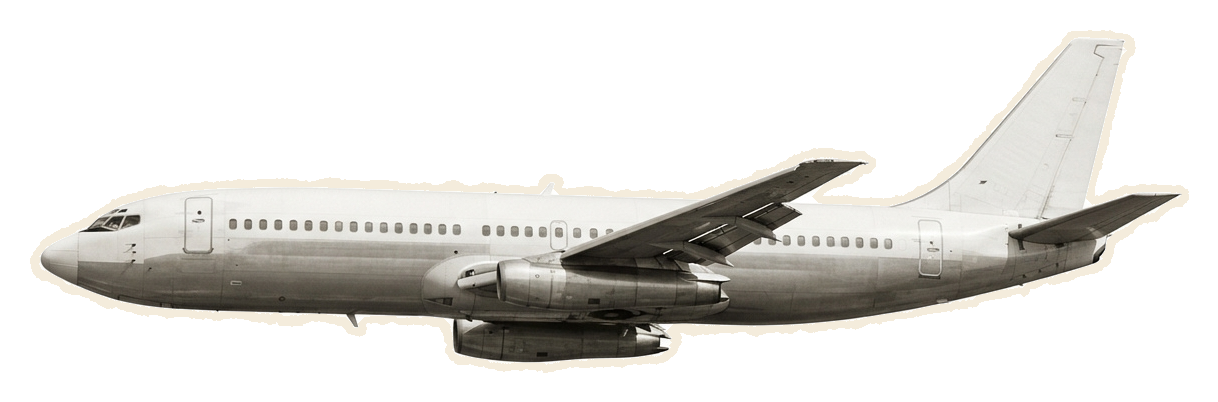
#> input picture sisyphus/proj/cut/airplane.png, 1218 x 402 px, given in place of eyes.png, which was not available
$ python sound.py
#> lines starting #> are read from the running program, lines starting #| are printed output that depends on the picture; after the words box and inside, x2 and y2 are one past the last pixel; in counts of white or black regions, pixels touching at a corner belong together
### stage-fright/tools/engine.py
"""engine.py - vertical (1080x1920) torn-paper stop-motion engine with 2.5D camera helpers.
Based on the basira paper engine: 12 fps boil, paper grain, vignette, right->left tear transitions."""
import os, math, functools
import numpy as np
from PIL import Image, ImageDraw, ImageFilter, ImageEnhance
from scipy import ndimage

W, H, FPS = 1080, 1920, 12
NAVY = (24, 34, 54)
CREAM = (244, 236, 220)
ROOT = os.path.dirname(os.path.dirname(os.path.abspath(__file__)))
CUT = os.path.join(ROOT, "build", "cut")
FRAMES = os.path.join(ROOT, "build", "frames")
SRC = os.path.join(ROOT, "src")
for d in (CUT, FRAMES):
    os.makedirs(d, exist_ok=True)

# ------------------------------------------------------------------ cut-outs
# [29 lines left out: function cutout, not called in this run]

@functools.lru_cache(None)
def load(name):
    return Image.open(os.path.join(CUT, name + ".png")).convert("RGBA")

# [4 lines left out: function scaled, not called in this run]

@functools.lru_cache(None)
def pieces(name, min_px=5000):
    a = np.asarray(load(name)); m = a[..., 3] > 0
    lab, n = ndimage.label(m)
    sizes = ndimage.sum(m, lab, range(1, n + 1))
    out = []
    for k in [i + 1 for i in range(n) if sizes[i] > min_px]:
        ys, xs = np.where(lab == k)
        sub = a.copy(); sub[lab != k, 3] = 0
        out.append((round(ys.mean() / 150), xs.mean(),
                    Image.fromarray(sub, "RGBA").crop((xs.min(), ys.min(), xs.max() + 1, ys.max() + 1))))
    return [im for _, _, im in sorted(out, key=lambda p: (p[0], p[1]))]

# [4 lines left out: function piece_h, not called in this run]

# ------------------------------------------------------------------ textures
_rng = np.random.default_rng(3)
def _texture():
    h, w = H + 40, W + 40
    low = ndimage.gaussian_filter(_rng.standard_normal((h, w)), 40); low /= np.abs(low).max()
    mid = ndimage.gaussian_filter(_rng.standard_normal((h, w)), 3); mid /= np.abs(mid).max()
    fib = np.zeros((h, w))
    for _ in range(1100):
        x, y = _rng.integers(0, w), _rng.integers(0, h)
        L = _rng.integers(10, 40); ang = _rng.uniform(0, math.pi)
        for t in range(L):
            xx, yy = int(x + t * math.cos(ang)), int(y + t * math.sin(ang))
            if 0 <= xx < w and 0 <= yy < h: fib[yy, xx] = 1
    return low * 8 + mid * 4 + ndimage.gaussian_filter(fib, 0.7) * 10
TEX = _texture()
_yy, _xx = np.mgrid[0:H, 0:W]
VIG = (1 - 0.34 * (((_xx - W / 2) / (W / 2)) ** 2 * 0.8 + ((_yy - H / 2) / (H / 2)) ** 2) ** 1.2)[..., None]

# [29 lines left out: functions grain, bg_img, cam, not called in this run]

def jit(f, seed, px=2.5, deg=0.6):
    r = np.random.default_rng(seed * 7919 + f)
    return r.normal(0, px), r.normal(0, px), r.normal(0, deg)

# [4 lines left out: function step, not called in this run]

def lin(t, t0, t1):
    return float(np.clip((t - t0) / (t1 - t0), 0, 1))

def smooth(t, t0, t1):
    u = lin(t, t0, t1); return u * u * (3 - 2 * u)

# [90 lines left out: functions safe, paste, tint, perspective_coeffs, swing, glow_spot and 4 more, not called in this run]

# ------------------------------------------------------------------ render loop
class Scene:
    def __init__(self, t0, draw, rip=True):
        self.t0, self.draw, self.rip = t0, draw, rip

RIP = 0.5

# [26 lines left out: functions frame, contact_sheet, encode, not called in this run]

### stage-fright/tools/film.py
"""film.py - «رهبة» : vertical 3D paper short (28 s, 12 fps stop-motion).
Usage: python3 tools/film.py START END   (frame range)"""
import sys, os, math, functools
sys.path.insert(0, os.path.dirname(__file__))
import numpy as np
from PIL import Image, ImageDraw, ImageFilter, ImageEnhance
from scipy import ndimage
import engine as E
from engine import W, H, FPS, paste, scaled, step, smooth, lin, jit

DUR = 33.0
SRCW = 756                                    # all backgrounds are 756x1344

# ------------------------------------------------------------------ world helpers
class World:
    """A background at `scale` x cover size; things are pasted in source-pixel coords, then a camera crops it."""
    # [33 lines left out: functions __init__, put, shot, blurred, sized, not called in this run]

def navy_paper():
    return Image.new("RGBA", (W, H), E.NAVY + (255,))

# [4 lines left out: function darken, not called in this run]

EYES = E.pieces("eyes")
#> in load, returned value is the input picture: PIL image 1218x402 RGBA; mean R, G, B, A 58.6, 57.2, 54.1, 89.9
#> in pieces, `m = a[..., 3] > 0`:
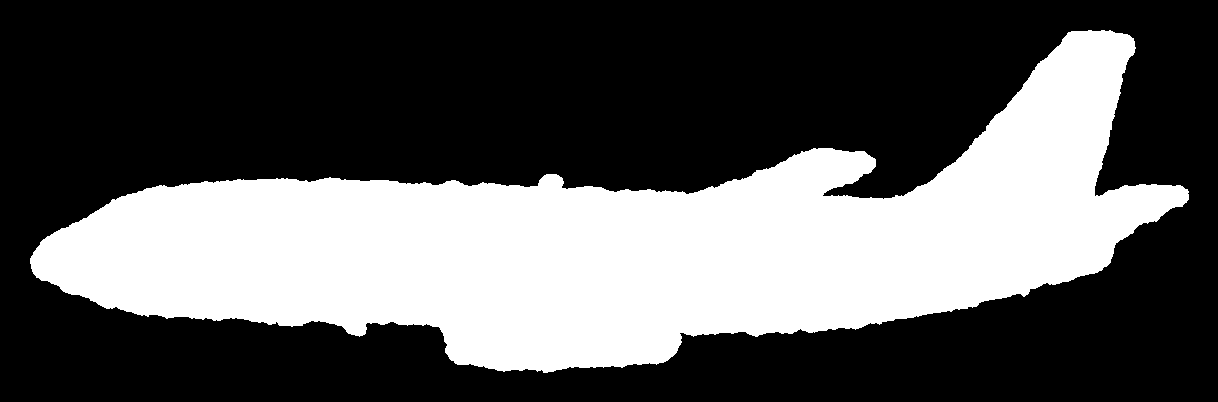
#> m: shape (402, 1218) bool; 35.2% white; 1 white region, box (x1, y1, x2, y2) and area: (30, 30, 1189, 373) 172586
#> in pieces, `lab, n = ndimage.label(m)`: n = 1
#> in pieces, `sizes = ndimage.sum(m, lab, range(1, n + 1))`: sizes = [172586]
#> the loop in pieces, `for k in [i + 1 for i in range(n) if sizes[i] > min_px]:` made 1 pass
#> after the loop in pieces, `for k in [i + 1 for i in range(n) if sizes[i] > min_px]:`: out = 1 item
#> EYES = 1 item
# [7 lines left out: function eye, not called in this run]

def blinking(i, f):
    return (f + i * 17) % 41 in (0,)

# ------------------------------------------------------------------ 1. city (0 - 3.0)
# [58 lines left out: functions city_layers, crop_layer, city, hallway, not called in this run]

# ------------------------------------------------------------------ 3. the door (7.5 - 12.0)
DOOR = dict(x0=410, x1=590, top=512, bottom=928)        # door cut-out placed over the open arch (src px)

# [29 lines left out: function door_scene, not called in this run]

# ------------------------------------------------------------------ 4. lecture hall - the eyes (12.0 - 17.0)
EYE_POS = [(380, 610, 120), (190, 700, 150), (560, 690, 150), (300, 790, 175), (470, 800, 180), (130, 860, 200),
           (630, 870, 205), (390, 520, 105), (240, 590, 120), (530, 575, 120), (380, 900, 230), (90, 640, 135)]
EYE_T = [12.7 + i * 0.24 for i in range(12)]
BEATS = []
_tb = 12.6
while _tb < 17.0:
    BEATS.append(_tb); _tb += max(0.32, 0.75 - (_tb - 12.6) * 0.11)

# [99 lines left out: functions beat_pulse, lecture, orbit, lamp, room_phone, room_floor, not called in this run]

# ------------------------------------------------------------------ 7. toward the light (25.0 - 28.0)
@functools.lru_cache(None)
def soft_room():
    return E.bg_img("room", scale=1.4, blur=14, bright=0.8)

# [10 lines left out: function ending, not called in this run]

# ------------------------------------------------------------------ 8. pull back: it was a photo on a stack of papers (27.2 - 29.4)
WIN = (212, 397, 551, 743)                     # the square window inside the papers cut-out
WC = ((WIN[0] + WIN[2]) / 2, (WIN[1] + WIN[3]) / 2)

# [59 lines left out: functions papers_holed, pullback, day, not called in this run]

def loop_back(t, f):
    return city(0.0, f)

SCENES = [E.Scene(0.0, city, rip=False), E.Scene(3.0, hallway), E.Scene(7.5, door_scene),
          E.Scene(12.0, lecture, rip=False), E.Scene(17.0, orbit), E.Scene(19.6, room_phone),
          E.Scene(22.4, room_floor), E.Scene(25.0, ending), E.Scene(27.25, pullback, rip=False),
          E.Scene(29.4, day), E.Scene(32.5, loop_back)]

# [6 lines left out: function post, not called in this run]

# [4 lines that do not run on import are left out]

### stage-fright/tools/sound.py
"""sound.py - synthesized paper-foley soundtrack for «رهبة» (no music library, numpy only)."""
import os, sys, wave
import numpy as np
from scipy import signal
sys.path.insert(0, os.path.dirname(__file__))
import film

SR, DUR = 44100, film.DUR
N = int(SR * DUR)
L = np.zeros(N); R = np.zeros(N)
rng = np.random.default_rng(1)

def add(x, t, gain=1.0, pan=0.0):
    i = int(t * SR); x = x[: max(0, N - i)]
    L[i:i + len(x)] += x * gain * (1 - max(0, pan)); R[i:i + len(x)] += x * gain * (1 + min(0, pan))

def env(n, a=0.005, d=0.2):
    t = np.arange(n) / SR
    return np.minimum(1, t / a) * np.exp(-t / d)

def band(x, lo, hi):
    b, a = signal.butter(2, [lo / (SR / 2), hi / (SR / 2)], "band"); return signal.lfilter(b, a, x)

def low(x, hi):
    b, a = signal.butter(2, hi / (SR / 2)); return signal.lfilter(b, a, x)

def noise(sec): return rng.standard_normal(int(sec * SR))

def rip(t, g=0.5):
    n = noise(0.45); e = env(len(n), 0.03, 0.18)
    crack = (rng.random(len(n)) < 0.004) * rng.standard_normal(len(n)) * 6
    add(band(n + crack, 900, 6000) * e, t, g, pan=0.3)
    add(band(n, 200, 900) * e, t + 0.05, g * 0.5, pan=-0.3)

def step_snd(t, g):
    n = noise(0.12); add(low(n, 400) * env(len(n), 0.002, 0.03) + band(n, 1500, 4000) * env(len(n), 0.001, 0.01) * 0.3, t, g)

def thump(t, g=0.9):
    for k, dt in ((1.0, 0), (0.6, 0.16)):
        n = int(0.3 * SR); tt = np.arange(n) / SR
        add(np.sin(2 * np.pi * (48 + 30 * np.exp(-tt * 30)) * tt) * env(n, 0.004, 0.09) * k, t + dt, g)

def pop(t, g=0.35, pan=0.0):
    n = noise(0.06); add(band(n, 600, 3500) * env(len(n), 0.001, 0.015), t, g, pan)

def tone(freq, sec, a=0.01, d=1.2):
    n = int(sec * SR); tt = np.arange(n) / SR
    x = sum(np.sin(2 * np.pi * freq * h * tt) / h ** 1.6 for h in (1, 2, 3, 4))
    return x * env(n, a, d)

# room tone / wind bed
bed = low(noise(DUR), 300) * 0.08
bed[: int(3 * SR)] += band(noise(3), 300, 1200)[: int(3 * SR)] * 0.05 * np.sin(np.linspace(0, np.pi, int(3 * SR)))
L += bed; R += np.roll(bed, 400)

# 1-2 footsteps (city, hallway getting quieter)
for i, t in enumerate(np.arange(0.2, 3.0, 0.5)): step_snd(t, 0.5)
for i, t in enumerate(np.arange(3.3, 7.4, 0.5)):
    step_snd(t, 0.55 * (1 - i / 11)); step_snd(t + 0.18, 0.12 * (1 - i / 11))   # corridor echo

# tears
for t in (2.95, 7.45, 16.95, 19.55, 22.35, 24.95, 29.35, 32.45): rip(t)

# 3 door: knee bounce taps, creak, rush of light
for t in np.arange(7.7, 9.6, 0.25): pop(t, 0.15)
n = int(1.1 * SR); tt = np.arange(n) / SR
creak = np.sin(2 * np.pi * (180 + 90 * np.sin(tt * 9) + 60 * tt) * tt) * (1 + 0.6 * np.sign(np.sin(2 * np.pi * 34 * tt)))
add(band(creak, 150, 2500) * np.sin(np.linspace(0, np.pi, n)) * 0.25, 9.6)
n = int(1.4 * SR); sw = band(noise(1.4), 300, 5000) * np.linspace(0, 1, n) ** 2.5
add(sw * 0.5, 10.6)
add(tone(220, 2.0, 0.3, 1.5) * 0.25, 11.6); add(tone(330, 2.0, 0.3, 1.5) * 0.15, 11.6)

# 4 lecture: crowd murmur, heartbeat, eyes popping in
n = int(5 * SR); mur = band(noise(5), 250, 900) * (0.5 + 0.5 * np.sin(np.arange(n) / SR * 7)) * np.linspace(0.2, 1, n) * 0.12
add(mur, 12.0)
for b in film.BEATS: thump(b, 0.8)
for i, t in enumerate(film.EYE_T): pop(t, 0.4, pan=(i % 3 - 1) * 0.5)

# 5 orbit: heartbeat continues, rising ear ringing, glitch
t = 17.0
while t < 19.2: thump(t, 0.9); t += 0.32
n = int(2.4 * SR); tt = np.arange(n) / SR
ring = np.sin(2 * np.pi * (3800 + 300 * tt) * tt) * np.linspace(0, 1, n) ** 2 * 0.07
add(ring, 17.0); add(band(noise(0.35), 500, 8000) * 0.4, 19.25)
for t in np.arange(17.0, 19.4, 0.2): pop(t, 0.12, pan=np.sin(t * 5) * 0.8)

# 6 room: clock ticks, phone buzz, bottle rattle
for t in np.arange(19.8, 25.0, 1.0):
    n = noise(0.03); add(band(n, 2000, 6000) * env(len(n), 0.0005, 0.006), t, 0.25, pan=-0.4)
n = int(0.6 * SR); tt = np.arange(n) / SR
add(np.sign(np.sin(2 * np.pi * 150 * tt)) * band(np.ones(n), 100, 400) * 0 + low(np.sign(np.sin(2 * np.pi * 150 * tt)), 600) * env(n, 0.01, 0.3) * 0.08, 20.0)
for k in range(9): pop(23.3 + k * 0.045 + rng.uniform(0, 0.02), 0.18, pan=-0.5)

# 7 ending: a few soft notes toward the light (A minor -> C), leading back into the loop
for t, fq in ((25.2, 220.0), (25.9, 261.6), (26.6, 329.6), (27.3, 392.0)):
    add(tone(fq, 2.5, 0.01, 1.1) * 0.22, t, pan=0.2); add(tone(fq * 2, 2.0, 0.01, 0.6) * 0.06, t, pan=-0.2)

# 8 pull back: a soft paper slide
n = int(2.0 * SR); add(band(noise(2.0), 200, 2500) * np.sin(np.linspace(0, np.pi, n)) ** 2 * 0.12, 27.25)
# 9 new day: lighter steps, birds outside, a warm chord
for i, t in enumerate(np.arange(29.7, 32.6, 0.5)): step_snd(t, 0.35)
for t in (29.9, 30.5, 30.62, 31.4, 31.52, 32.1):
    n = int(0.12 * SR); tt = np.arange(n) / SR
    add(np.sin(2 * np.pi * (3200 + 1400 * np.sin(tt * 60)) * tt) * env(n, 0.005, 0.05) * 0.08, t, pan=-0.6)
for t, fq in ((29.5, 261.6), (29.5, 329.6), (30.2, 392.0), (31.0, 523.3)):
    add(tone(fq, 2.6, 0.02, 1.2) * 0.16, t)
mx = max(np.abs(L).max(), np.abs(R).max())
st = np.stack([L, R], 1) / mx * 0.85
out = os.path.join(film.E.ROOT, "build", "mix.wav")
with wave.open(out, "wb") as w:
    w.setnchannels(2); w.setsampwidth(2); w.setframerate(SR)
    w.writeframes((st * 32767).astype(np.int16).tobytes())
print(out)

$ run again, on sisyphus/proj/cut/family.png
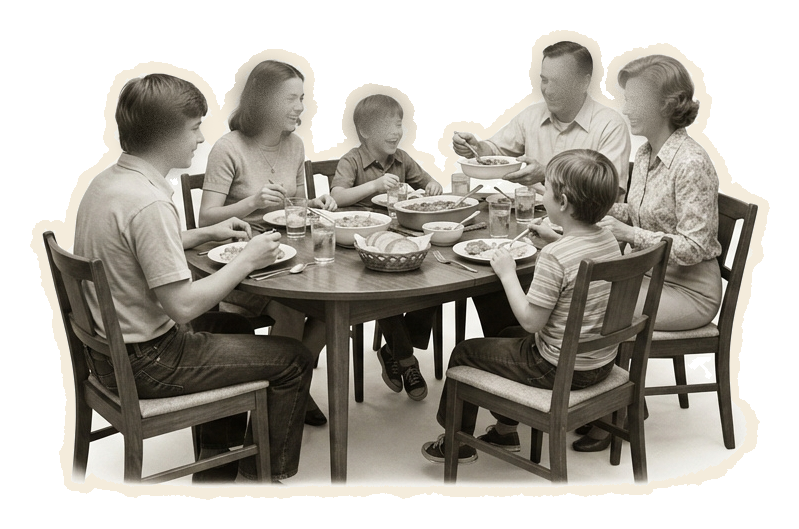
#> input picture sisyphus/proj/cut/family.png, 799 x 529 px, given in place of eyes.png, which was not available
#> in load, returned value is the input picture: PIL image 799x529 RGBA; mean R, G, B, A 89.4, 85.6, 78.3, 168.1
#> in pieces, `m = a[..., 3] > 0`:
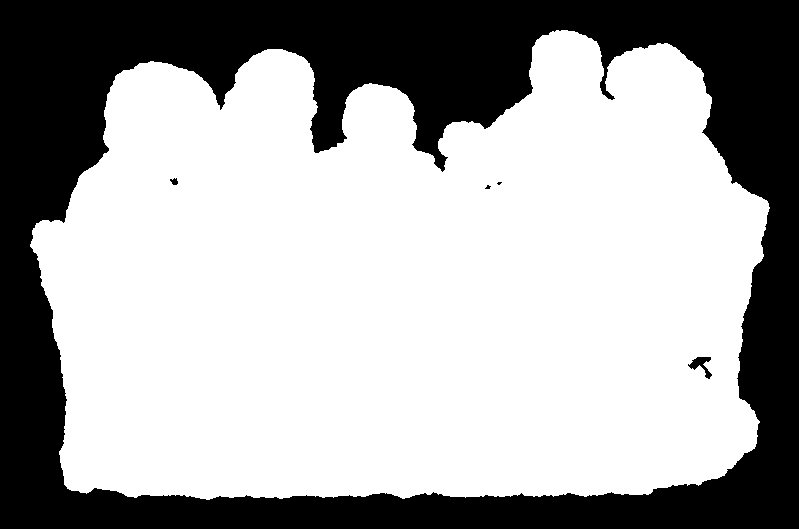
#> m: shape (529, 799) bool; 65.9% white; 5 black regions (2 under 20 px), largest, box (x1, y1, x2, y2) and area: (0, 0, 799, 529) 143815, (688, 357, 712, 379) 213, (170, 178, 178, 185) 38
#> n = 1
#> sizes = [278580]
#> the loop in pieces, `for k in [i + 1 for i in range(n) if sizes[i] > min_px]:` made 1 pass
#> after the loop in pieces, `for k in [i + 1 for i in range(n) if sizes[i] > min_px]:`: out = 1 item

$ run again, on sisyphus/proj/cut/hand_letgo.png
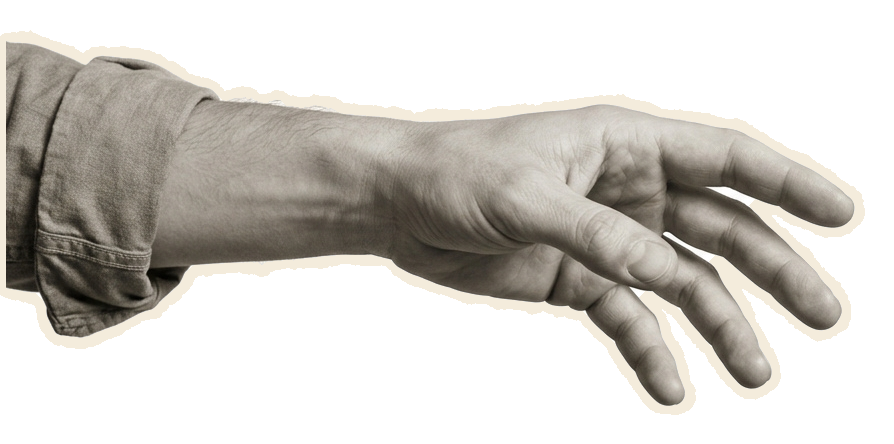
#> input picture sisyphus/proj/cut/hand_letgo.png, 894 x 444 px, given in place of eyes.png, which was not available
#> in load, returned value is the input picture: PIL image 894x444 RGBA; mean R, G, B, A 73.1, 69.8, 64.6, 121.3
#> in pieces, `m = a[..., 3] > 0`:
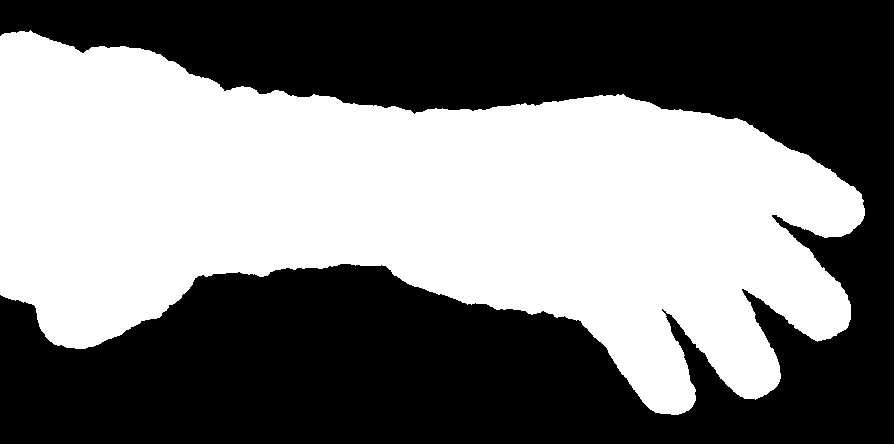
#> m: shape (444, 894) bool; 47.6% white; 1 white region, box (x1, y1, x2, y2) and area: (0, 30, 865, 415) 188785
#> n = 1
#> sizes = [188785]
#> the loop in pieces, `for k in [i + 1 for i in range(n) if sizes[i] > min_px]:` made 1 pass
#> after the loop in pieces, `for k in [i + 1 for i in range(n) if sizes[i] > min_px]:`: out = 1 item

$ run again, on sisyphus/proj/cut/house.png
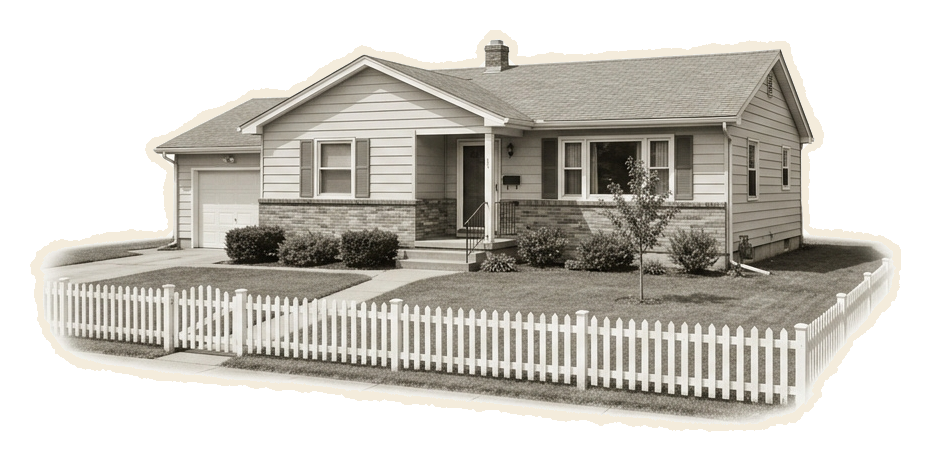
#> input picture sisyphus/proj/cut/house.png, 930 x 461 px, given in place of eyes.png, which was not available
#> in load, returned value is the input picture: PIL image 930x461 RGBA; mean R, G, B, A 95.7, 92.6, 85.9, 149.5
#> in pieces, `m = a[..., 3] > 0`:
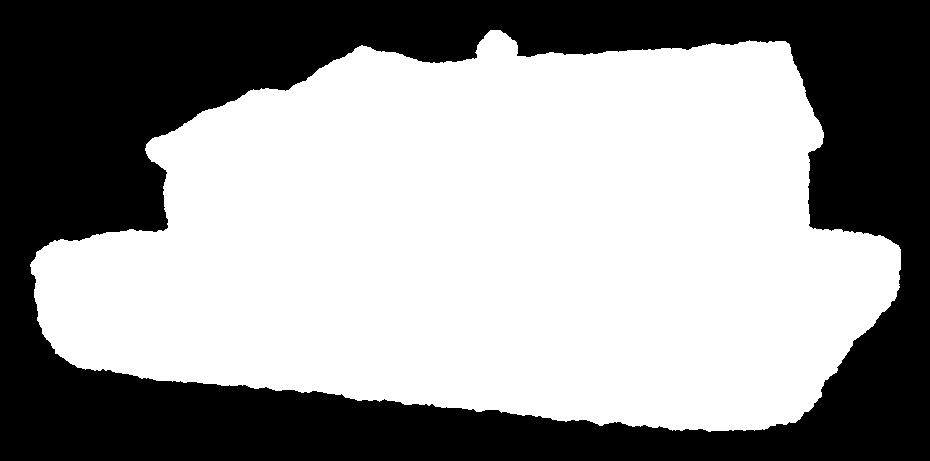
#> m: shape (461, 930) bool; 58.6% white; 1 black region, box (x1, y1, x2, y2) and area: (0, 0, 930, 461) 177395
#> n = 1
#> sizes = [251335]
#> the loop in pieces, `for k in [i + 1 for i in range(n) if sizes[i] > min_px]:` made 1 pass
#> after the loop in pieces, `for k in [i + 1 for i in range(n) if sizes[i] > min_px]:`: out = 1 item
